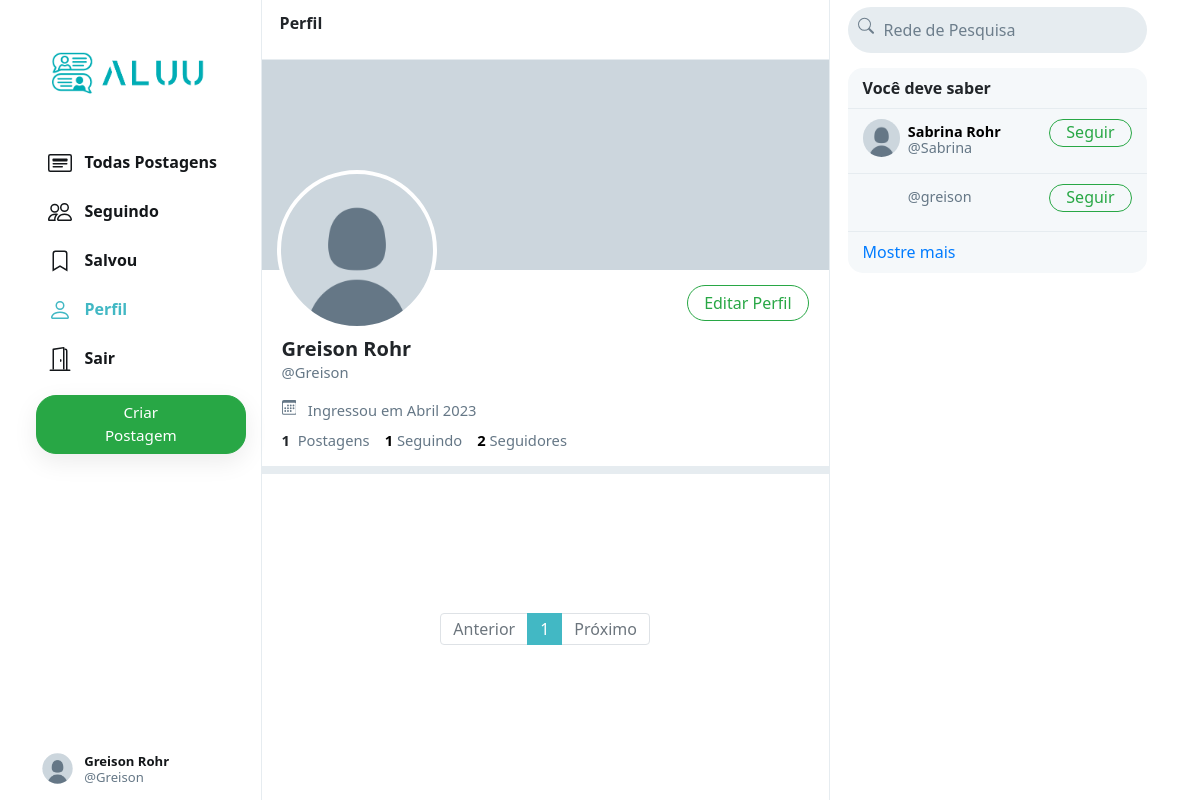
Screenshot of /Greison (signed in) with the database file from the repository.
### network/models.py (models this page shows, shortened)
class User(AbstractUser):
    profile_pic = models.ImageField(upload_to='profile_pic/')
    bio = models.TextField(max_length=160, blank=True, null=True)
    cover = models.ImageField(upload_to='covers/', blank=True)
    role = models.CharField(max_length=20, blank=True)

### network/views.py (the view)
# urls.py: path("<str:username>", views.profile, name='profile'),
def profile(request, username):
    user = User.objects.get(username=username)
    all_posts = Post.objects.filter(creater=user).order_by('-date_created')
    paginator = Paginator(all_posts, 10)
    page_number = request.GET.get('page')
    if page_number == None:
        page_number = 1
    posts = paginator.get_page(page_number)
    followings = []
    suggestions = []
    follower = False
    if request.user.is_authenticated:
        followings = Follower.objects.filter(
            followers=request.user).values_list('user', flat=True)
        suggestions = User.objects.exclude(pk__in=followings).exclude(
            username=request.user.username).order_by("?")[:6]
        if request.user in Follower.objects.get(user=user).followers.all():
            follower = True
    follower_count = Follower.objects.get(user=user).followers.all().count()
    following_count = Follower.objects.filter(followers=user).count()
    return render(request, 'network/profile.html', {
        "username": user,
        "posts": posts,
        "posts_count": all_posts.count(),
        "suggestions": suggestions,
        "page": "profile",
        "is_follower": follower,
        "follower_count": follower_count,
        "following_count": following_count
    })

### network/templates/network/profile.html (shortened to what this page needs)
{% extends 'network/index.html' %}
{% load static %}
{% block profile %}
    <div class="profile-view" data-user="{{username.username}}">
        <div class="cover-image" style="background-image: url(/network/media/{{username.cover}})"></div>
        <div class="profile-image" style="background-image: url(/network/media/{{username.profile_pic}})"></div>
        <div class="profile-details">
            <div>
                {% if user.username == username.username %}
                    <button class="btn btn-outline-success float-right" id="edit-profile-btn">Editar Perfil</button>
                {% elif is_follower %}
                    <button class="btn btn-success float-right" onclick="unfollow_user(this,'{{username.username}}','edit_page')" id="following-btn">Seguindo</button>
                {% else %}
                    <button class="btn btn-outline-success float-right" onclick="follow_user(this,'{{username.username}}','edit_page')" id="follow-btn">Seguir</button>
                {% endif %}
            </div>
            <div class="details-data">
                <h5>{{username.first_name}} {{username.last_name}}</h5>
                <div class="grey">@{{username.username}}</div>
                <div class="grey" style="padding: 8px 0px;">
                    &nbsp; Ingressou em {{username.date_joined | date:"F Y"}}
                </div>
                <div>
                    <strong>
                        {{posts_count}}
                    </strong>
                    &nbsp;<span class="grey">Postagens</span>
                    <a href="#">
                        <strong id="following__count">{{following_count | default:0}}</strong>&nbsp;<span class="grey">Seguindo</span>
                    </a>
                    <a href="#">
                        <strong id="follower__count">{{follower_count | default:0}}</strong>&nbsp;<span class="grey">Seguidores</span>
                    </a>
                </div>
            </div>
        </div>
    </div>
    <div class="space"></div>
{% endblock %}

### network/templates/network/layout.html (shortened to what this page needs)
{% load static %}
<!DOCTYPE html>
<html lang="pt-br">
    <head>
        <link rel="stylesheet" href="https://stackpath.bootstrapcdn.com/bootstrap/4.4.1/css/bootstrap.min.css">
        <link href="{% static 'network/styles.css' %}" rel="stylesheet">
    </head>
    <body>
        <div class="body" data-page="{{page}}">
            <div class="sidenav">
                <a href="{% url 'index' %}" class="navbar-brand">
                    <img src="{% static 'network/Images/logo-aluu.png' %}" style="width: 100%">
                </a>
                <div style="width: 100%">
                    <div>
                        <div>
                            <ul>
                                <li class="nav-item" id="all_posts">
                                <a href="{% url 'index' %}" class="nav-link">
                                    <div style="width: 100%">
                                        &nbsp;&nbsp;Todas Postagens
                                    </div>
                                </a>
                                </li>
                                {% if user.is_authenticated %}
                                    <li class="nav-item" id="following">
                                        <a href="{% url 'following' %}" class="nav-link">
                                            <div>
                                                &nbsp;&nbsp;Seguindo
                                            </div>
                                        </a>
                                    </li>
                                    <li class="nav-item" id="saved">
                                        <a href="{% url 'saved' %}" class="nav-link">
                                            <div>
                                                <svg width="1.5em" height="1.5em" viewBox="0 0 16 16" class="bi bi-bookmark" fill="currentColor" xmlns="http://www.w3.org/2000/svg">
                                                    <path fill-rule="evenodd" d="M8 12l5 3V3a2 2 0 0 0-2-2H5a2 2 0 0 0-2 2v12l5-3zm-4 1.234l4-2.4 4 2.4V3a1 1 0 0 0-1-1H5a1 1 0 0 0-1 1v10.234z"/>
                                                  </svg>
                                                &nbsp;&nbsp;Salvou
                                            </div>
                                        </a>
                                    </li>
                                    <li class="nav-item" id="profile">
                                        <a href="{% url 'profile' user.username %}" class="nav-link">
                                            <div>
                                                &nbsp;&nbsp;Perfil
                                            </div>
                                        </a>
                                    </li>
                                    <li class="nav-item" id="logout">
                                        <a href="{% url 'logout' %}" class="nav-link">
                                            <div>
                                                &nbsp;&nbsp;Sair
                                            </div>
                                        </a>
                                    </li>
                                {% endif %}
                            </ul>
                        </div>
                        {% if user.is_authenticated %}
                            <button id="popup-btn" class="btn btn-success new-post-btn" onclick="createpost()">Criar Postagem</button>
                        {% endif %}
                    </div>
                    <div style="position: absolute; bottom: 10px;">
                        {% if user.is_authenticated %}
                            <li class="nav-item sidenav-user">
                                <a href="{% url 'profile' user.username %}" class="nav-link">
                                    <div class="user_account">
                                        <div class="small-profilepic" style="float: left; background-image: url(/network/media/{{user.profile_pic}})"></div>
                                        <div style="height: 2.7vw; margin: auto;">
                                            <div style="margin-top: 4px;"><strong>{{user.first_name}} {{user.last_name}}</strong></div>
                                            <div class="grey" style="margin-top: 4px;">@{{ user.username }}</div>
                                        </div>
                                    </div>
                                </a>
                            </li>
                        {% endif %}
                    </div>
                </div>
            </div>
            {% block body %}
            {% endblock %}
            <div class="right-div">
                <nav class="head">
                    <form action="#">
                        <div class="search-div">
                            <div>
                            </div>
                            <input type="text" name="query" id="search-box" placeholder="Rede de Pesquisa">
                        </div>
                    </form>
                </nav>
                <div class='right-div-content'>
                    <div class="space" style="background-color: white;"></div>
                    {% if user.is_authenticated %}
                        <div class="suggestion-box">
                            <div class="suggestion-header">
                                Você deve saber
                            </div>
                            {% for suggestion in suggestions %}
                                <div class="suggestion-user">
                                    <div>
                                        <a href="{% url 'profile' suggestion.username %}">
                                            <div class="small-profilepic" style="background-image: url(/network/media/{{suggestion.profile_pic}})"></div>
                                        </a>
                                    </div>
                                    <div class="user-details">
                                        <a href="{% url 'profile' suggestion.username %}">
                                            <div id="user-name">
                                                <strong>
                                                    {{suggestion.first_name}} {{suggestion.last_name}}
                                                </strong>
                                            </div>
                                            <div class="grey">@{{suggestion.username}}</div>
                                        </a>
                                    </div>
                                    <div>
                                        <button class="btn btn-outline-success" type="button" onclick="follow_user(this,'{{suggestion.username}}','suggestion')">Seguir</button>
                                    </div>
                                </div>
                            {% empty %}
                                    <div style="text-align: center; border-bottom: .5px solid #e6ecf0; padding: 10px 15px;">
                                        <span class="grey" style="font-size: .9em;">Nenhuma sugestão disponível.</span>
                                    </div>
                            {% endfor %}
                            <div class="suggestion-footer">
                                <a href="#">Mostre mais</a>
                            </div>
                        </div>
                    {% endif %}
                </div>
            </div>
        </div>
    </body>
</html>

### network/static/network/styles.css (style rules this page uses)
.body { display: flex; min-height: 100%; font-family: system-ui, sans-serif; }
.btn { border-radius: 20px; padding: 0.32rem 1rem 0.375rem 1rem; }
.btn, .btn:focus, .btn:active { box-shadow: none !important; -webkit-box-shadow: none !important; }
.grey { color: #657786; }
svg { vertical-align: text-top; }
.sidenav { height: 100%; width: 21.8%; position: fixed; top: 0; left: 0; padding: 15px; list-style: none; border-right: .5px solid #e6ecf0; z-index: 100; padding-left: 3%; background-color: white; }
.sidenav ul { list-style: none; padding-left: 0px; margin-top: 3vh; }
.sidenav li { margin-top: 7px; }
.sidenav .nav-link { color: #14171a; line-height: .7em; font-weight: 700; padding: 0px; }
.sidenav .nav-link>div { padding: 10px 20px 8px 12px; border-radius: 25px; line-height: 0.9em; width: max-content; }
.new-post-btn { padding-left: 55px !important; padding-right: 55px !important; font-size: .95em; font-weight: 530; box-shadow: rgba(0, 0, 0, 0.08) 0px 8px 24px !important; }
.user_account { display: flex; font-size: .82rem; font-weight: normal; padding-top: 3px !important; padding-bottom: 3px !important; padding-left: 3px !important; }
.user_account .small-profilepic { transform: scale(.82); margin-left: auto; margin-top: auto; }
.active a { color: #42b8c4 !important; }
.head { height: 7.5vh; }
.small-profilepic { width: 3.1vw; height: 3.1vw; border-radius: 9999px; overflow: hidden; margin-right: 8px; background-size: cover; background-repeat: no-repeat; background-position: center; box-sizing: content-box; }
.space { height: 8px; background-color: #e6ecf0; }
.cover-image { height: 210px; background-size: cover; background-position: center; background-repeat: no-repeat; background-color: #ccd6dd; }
.profile-image { width: 160px; height: 160px; position: absolute; left: 15px; top: 110px; border-radius: 99999px; border: 4px solid white; background-size: cover; background-repeat: no-repeat; background-position: center; background-color: white; }
.profile-details { padding: 15px 20px; }
.profile-details button { padding-bottom: 0.3rem; }
.profile-details>.details-data { margin-top: 52px; font-size: .92em; }
.profile-details h5 { font-weight: 800; margin-bottom: 0px; }
.profile-details a { color: black; text-decoration: none; }
.right-div { width: 28%; height: 100vh; position: fixed; right: 2.95%; border-left: .5px solid #e6ecf0; background-color: white; }
.right-div .head { padding: .9vh 1.5vw; }
.right-div .search-div { margin-left: auto; margin-right: auto; display: flex; border-radius: 25px; background-color: #e6ecf0; padding-left: 10px; padding-right: 10px; vertical-align: middle; }
#search-box { height: 5.7vh; border: none; background: none; outline: none; width: 100%; margin-left: 8px; }
#search-box::placeholder { color: #6d7e8c; }
.right-div-content { height: 92.5vh; overflow: auto; padding-left: 1.5vw; padding-right: 1.5vw; }
.suggestion-box, .guest-box { border-radius: 15px; overflow: hidden; background-color: #f5f8fa; }
.suggestion-header { padding: 13px 15px; line-height: .9em; font-weight: 800; border-bottom: .5px solid #e6ecf0; }
.suggestion-user { display: flex; padding: 10px 15px; font-size: .9em; border-bottom: .5px solid #e6ecf0; }
.suggestion-user a { color: black; text-decoration: none; }
.user-details { flex: 1; line-height: 1.1em; padding: 5px 0px 7px 0px; }
.suggestion-user .btn { padding: 0em 1em .09em 1em; }
.suggestion-footer { padding: 13px 15px; line-height: .9em; }
.suggestion-footer a { text-decoration: none; }

### rows the page displays
User: profile_pic (placeholder picture), first_name "Greison", last_name "Rohr", username "Greison", date_joined "Abril 2023"
User: profile_pic (placeholder picture), first_name "Sabrina", last_name "Rohr", username "Sabrina"
User: username "greison"

### other values shown
{{ posts_count }} "1"
{{ following_count | default:0 }} "1"
{{ follower_count | default:0 }} "2"
{{ each }} "1"
